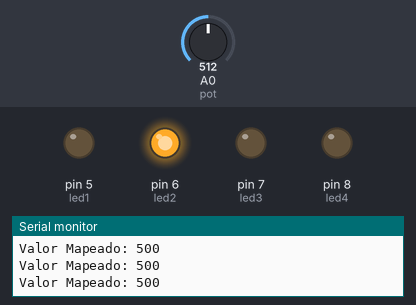
A sketch run on a simulated Arduino Uno, built with avr-gcc and run on an emulated ATmega328P. On the bench: output pins drawn as LEDs (lit = HIGH), the last lines printed to the serial monitor. The test bench sets the inputs (shaded band); at power-on: A0 (pot) = 512.

Above: at 1.2 s.
1.3 s: A0 (pot) set to 527
At 1.9 s:
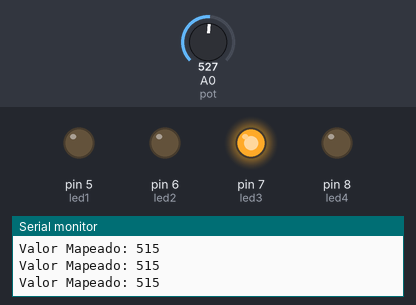
2.8 s: A0 (pot) set to 240
At 3.3 s:
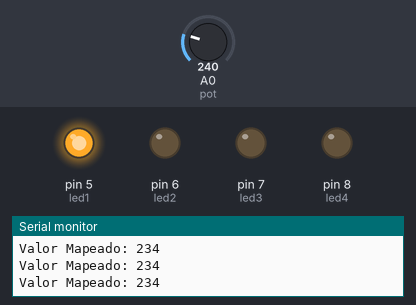
4.3 s: A0 (pot) set to 267
At 4.7 s:
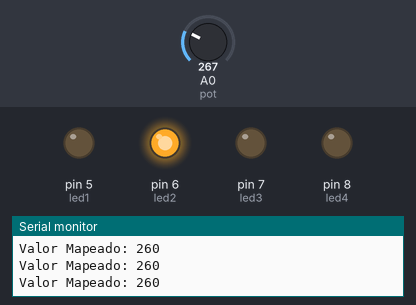
5.8 s: A0 (pot) set to 900
At 6.1 s:
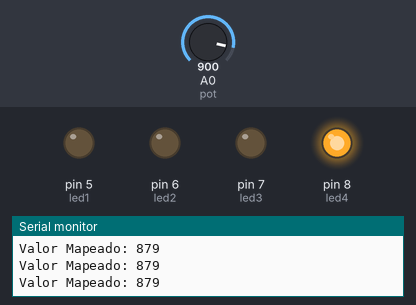
7.3 s: A0 (pot) set to 777
8.8 s: A0 (pot) set to 754
At 10.1 s:
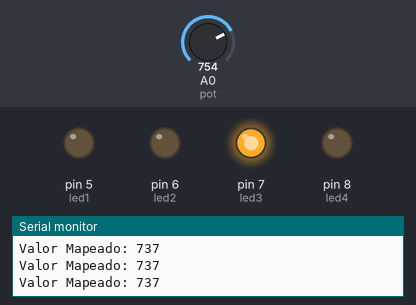
Timing chart, 0 to 11.3 s (numbered marks = the images above; inputs shaded):
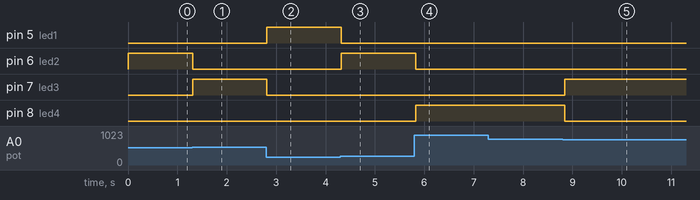

Measured:
- the behaviour switches between 512 and 513 on A0 (pot) (found by bisection; images 0 and 1)
- the behaviour switches between 256 and 257 on A0 (pot) (found by bisection; images 2 and 3)
- the behaviour switches between 769 and 768 on A0 (pot) (found by bisection; images 4 and 5)
- after the input at 1.3 s, pin 6 (led2): HIGH → LOW at once; pin 7 (led3): LOW → HIGH at once
- after the input at 2.8 s, pin 5 (led1): LOW → HIGH at once; pin 7 (led3): HIGH → LOW at once
- after the input at 4.3 s, pin 5 (led1): HIGH → LOW at once; pin 6 (led2): LOW → HIGH at once
- after the input at 5.8 s, pin 6 (led2): HIGH → LOW at once; pin 8 (led4): LOW → HIGH at once
- after the input at 8.8 s, pin 7 (led3): LOW → HIGH at once; pin 8 (led4): HIGH → LOW at once

The sketch:

E3_Mapeado_LEDS.ino
```cpp
int pot = A0;
int led1 = 5;
int led2 = 6;
int led3 = 7;
int led4 = 8;

void setup() {
  pinMode(led1, OUTPUT);
  pinMode(led2, OUTPUT);
  pinMode(led3, OUTPUT);
  pinMode(led4, OUTPUT);
  Serial.begin(9600);
  Serial.setTimeout(10);
}

void loop() {
  int valorSensor = analogRead(pot);
  int valorMapeado = map(valorSensor, 0, 1023, 0, 1000);

  Serial.print("Valor Mapeado: ");
  Serial.println(valorMapeado);

  if (valorMapeado <= 250) {
    digitalWrite(led1, 1);
    digitalWrite(led2, 0);
    digitalWrite(led3, 0);
    digitalWrite(led4, 0);
  } else if (valorMapeado <= 500) {
    digitalWrite(led1, 0);
    digitalWrite(led2, 1);
    digitalWrite(led3, 0);
    digitalWrite(led4, 0);
  } else if (valorMapeado <= 750) {
    digitalWrite(led1, 0);
    digitalWrite(led2, 0);
    digitalWrite(led3, 1);
    digitalWrite(led4, 0);
  } else {
    digitalWrite(led1, 0);
    digitalWrite(led2, 0);
    digitalWrite(led3, 0);
    digitalWrite(led4, 1);
  }
  delay(100);
}
```
